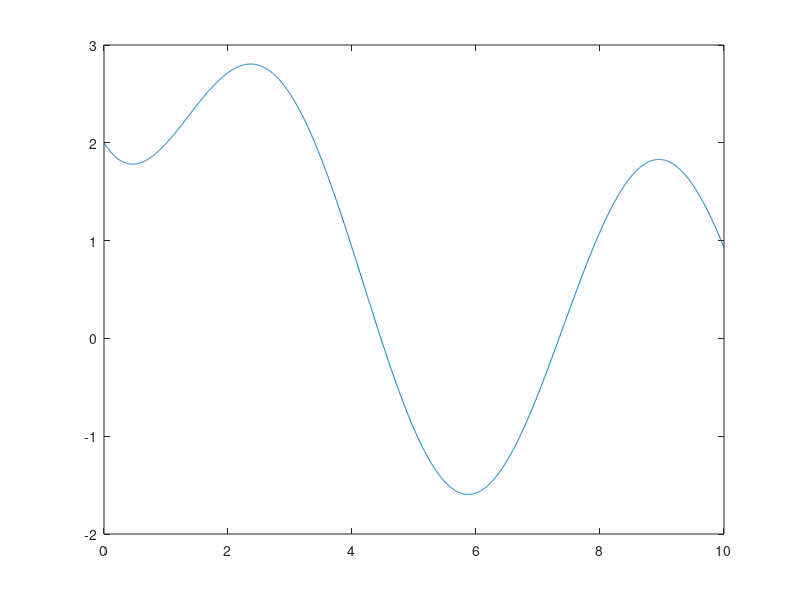

Source code (MATLAB):
function repaso
  x0=0;
  y0=2;
  dx=0.005;
  xf=10;
  w=0.5;
  it=0;
  x=x0:dx:xf;
  for i=x0:dx:xf
    it=it+1;
    
    dy=(-0.5*y0)+2*sin(i);
    k1=dx*dy;
    
    xg=i+(dx/(2*w));
    yg=y0+(k1/(2*w));
    dyg=-0.5*yg+2*sin(xg);
    k2=dx*dyg;
    
    vx(it)=i;
    vy(it)=y0;
    
    y0=y0+(1-w)*k1+w*k2;
  endfor
  plot(vx,vy);
  I=SC(vy,dx);
  disp(vy(1));#Primer punto verificar valores con la grafica
  disp(vy(400));#Calcular haciendo 2/(dx+1)
  disp(vy(1000));#5/(dx+1)
  disp(vy(1800));#10/(dx+1)
  disp("");
  disp(I);
endfunction
function I=SC(vy,paso)
  m=length(vy);
  w=zeros(m,1);
  w(1)=1/3;
  w(m)=1/3;
  for i=2:2:m-1
    w(i)=4/3;#impar
  endfor
  for i=3:2:m-2
    w(i)=2/3;#par
  endfor
  w=paso*w;
  I=0;
  for i=1:m
    I=I+w(i)*vy(i);
  endfor
endfunction
